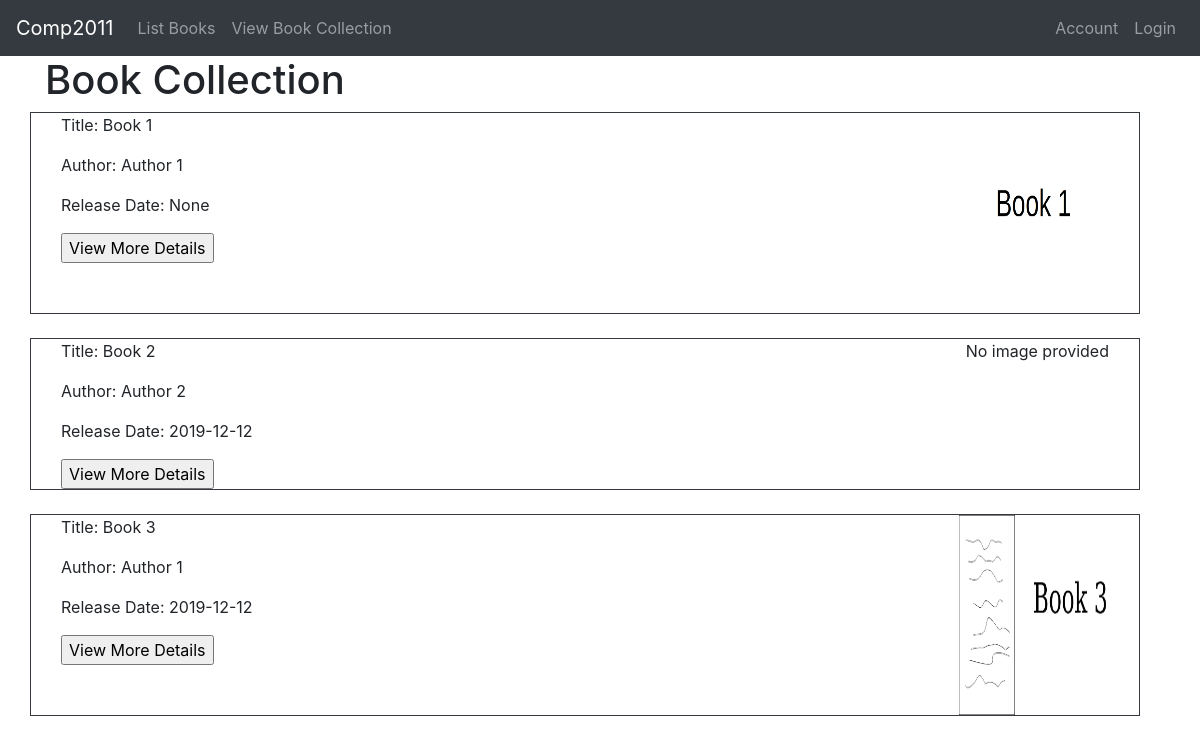
/collection (signed in), run on an earlier commit of the app's database.
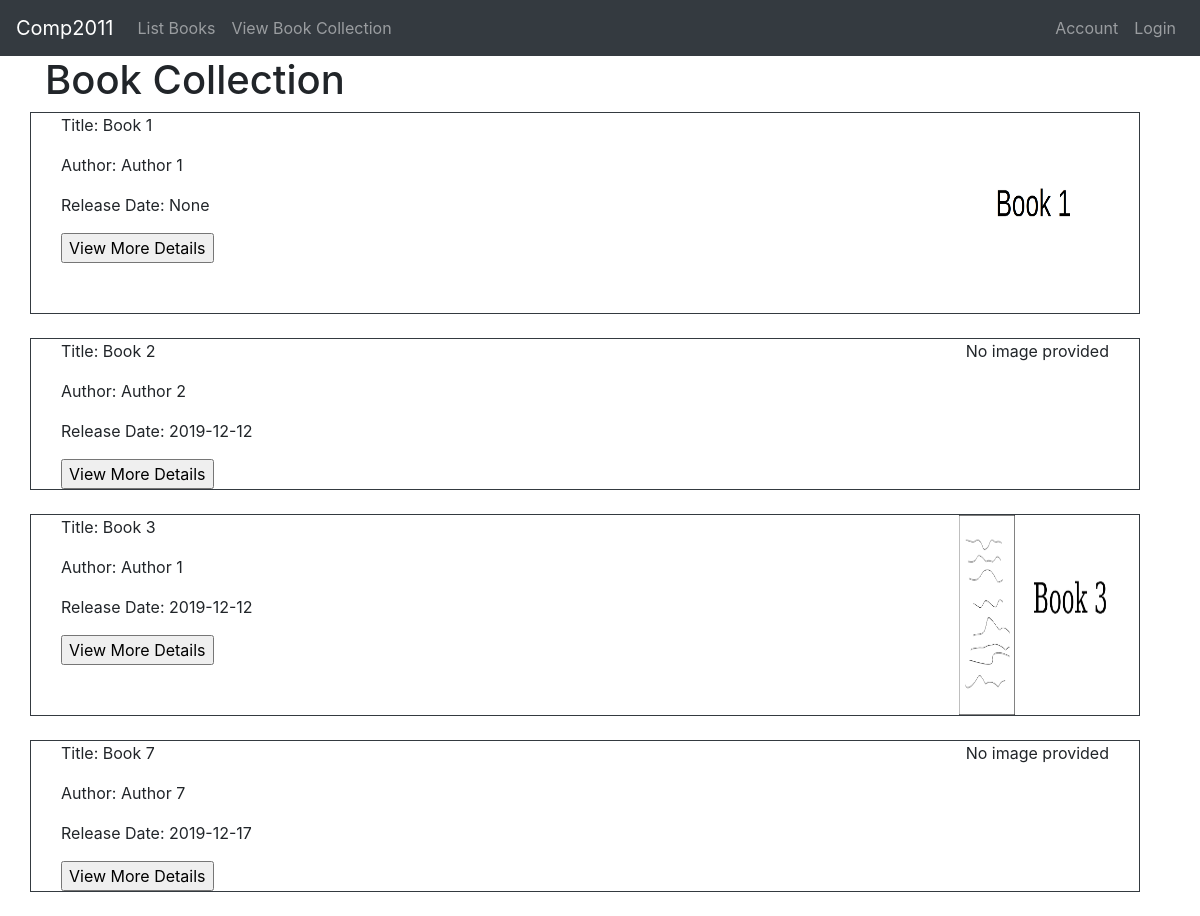
And on a later commit of the database.
### app/models.py (models this page shows, shortened)
class Book(db.Model):
    id = db.Column(db.Integer, primary_key=True)
    title = db.Column(db.String(128), index=True, unique=True)
    author = db.Column(db.String(255), index=True)
    image = db.Column(db.String(512), default=None)
    description = db.Column(db.String(512), default=None)
    release_date = db.Column(db.Date, default=None)
    reviews = db.relationship('Review', backref='book', lazy='dynamic')

### app/views.py (the view)
@app.route('/collection')
@login_required
def Collection():
    user = current_user
    owned_books = db.session.query(models.owns).filter_by(user_id=user.id).all()
    books = []
    for i in range(0, len(owned_books)):
        books.append(models.Book.query.get(owned_books[i][1])) #owned_books is a 2D array, where [i][0] is the User ID and [i][1] is the Book ID
    return render_template("collection.html",
                           title="Collection",
                           user=user,
                           books=books)

### app/views.py (called while the page is built)
@login_manager.user_loader
def user_loader(user_id):
    return models.User.query.filter_by(username=user_id).first()

### app/templates/collection.html (shortened to what this page needs)
{% extends "base.html" %}
{% block content %}
  <h1>Book Collection</h1>
  {% for book in books %}
    <div class="container-fluid border border-dark row">
      <div class="col-md-6">
        <p>Title: {{ book.title }}</p>
        <p>Author: {{ book.author }}</p>
        <p>Release Date: {{ book.release_date }}</p>
        <form action="/details" method="post" name="Details">
          <input type="button" value="View More Details" onclick="this.form.submit()">
        </form>
      </div>
      <div class="col-md-6">
        {% if book.image %}
          <img style="float:right;" src="{{ book.image }}" alt="Cover Image for {{ book.title }}" height="200" width="150">
        {% else %}
          <p style="float:right;">No image provided</p>
        {% endif %}
      </div>
    </div>
    <br>
  {% endfor %}
{% endblock %}

What changed in the data, as far as the page shows it:
added Book: title "Book 7", author "Author 7", release_date "2019-12-17", shows "No image provided"
